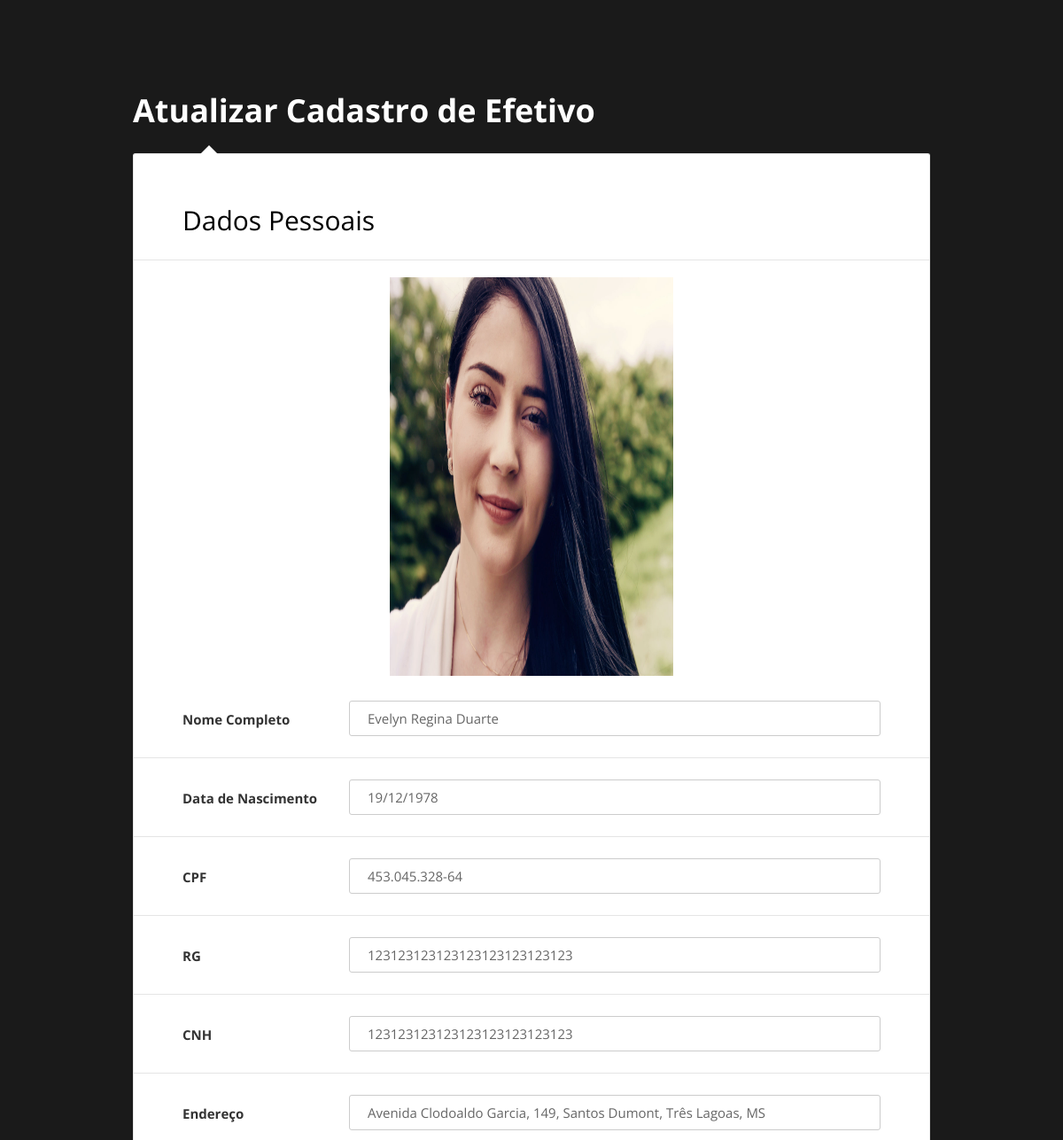
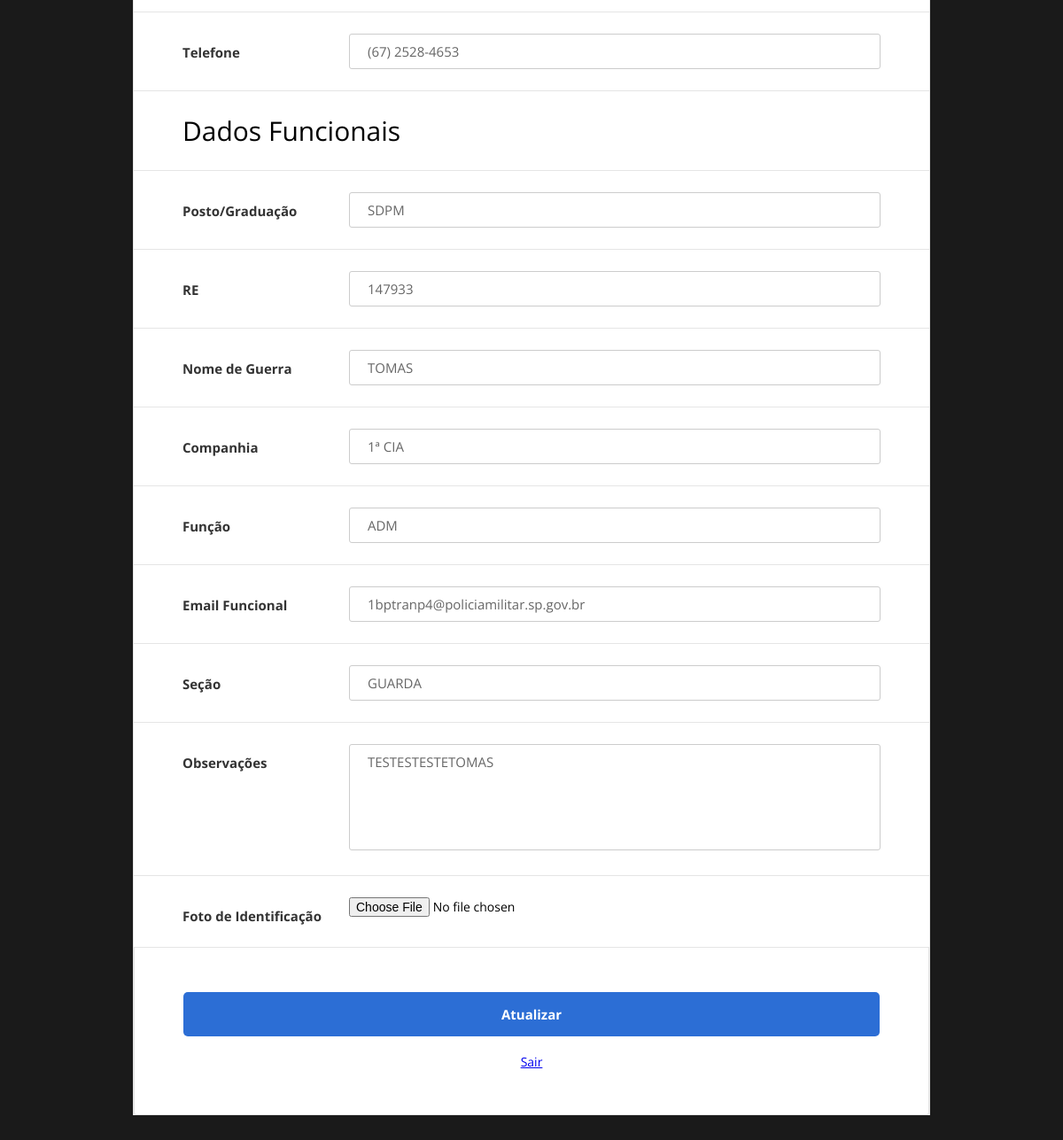
The page /detalhes.php?id=147933 (signed in) on the database its author committed (2 pictures, top to bottom).
### tables this page shows
CREATE TABLE `tb_efetivo` (
  `RE` char(6) NOT NULL,
  `P_G` varchar(255) NOT NULL,
  `QRA` varchar(255) NOT NULL,
  `CIA` varchar(255) NOT NULL,
  `FUNCAO` varchar(255) NOT NULL,
  `ENDERECO` varchar(255) NOT NULL,
  `TELEFONE` varchar(255) NOT NULL,
  `NOME_COMPLETO` varchar(255) NOT NULL,
  `EMAIL_FUNCIONAL` varchar(255) NOT NULL,
  `DATA_NASCIMENTO` varchar(255) NOT NULL,
  `FOTO` varchar(255) NOT NULL,
  `CPF` varchar(255) NOT NULL,
  `RG` varchar(255) NOT NULL,
  `CNH` varchar(255) NOT NULL,
  `OBS` varchar(255) NOT NULL,
  `SECAO` varchar(255) NOT NULL
);

### detalhes.php (the view, shortened to what this page needs)
<?php
include_once('conexao.php');
$id = $_GET['id'];
 ?>
<!DOCTYPE html>
<html lang="pt-br">
<head>
    <link href="css/main.css" rel="stylesheet" media="all">
</head>
<body>
    <div class="page-wrapper bg-dark p-t-100 p-b-50">
        <div class="wrapper wrapper--w900">
            <div class="card card-6">
                <div class="card-heading">
                    <h2 class="title">Atualizar Cadastro de Efetivo</h2>
                </div>
                <div class="card-body">
				<?php
				$rs = $conn->prepare("SELECT * FROM tb_efetivo WHERE re=$id");;
		if($rs->execute()){
				if($rs->rowCount() > 0){
					while($row = $rs->fetch(PDO::FETCH_OBJ)){
					?>
                    <form method="POST" action="update_efetivo_img.php" enctype="multipart/form-data">
                        <div class="form-row">
                            <div class=""><h2>Dados Pessoais</h2></div>
                        </div>
						<center><div class="image2wbmp"> <?php echo "<img src='fotos/".$row->FOTO."' alt='Foto de exibição' width='320' height='450'/><br />"; ?></div></center>
						<div class="form-row">
                            <div class="name">Nome Completo</div>
                            <div class="value">
                                <input class="input--style-6" type="text" name="nome_completo" value="<?php echo $row->NOME_COMPLETO; ?>">
                            </div>
                        </div>
						<div class="form-row">
                            <div class="name">Data de Nascimento</div>
                            <div class="value">
                                <input class="input--style-6" type="text" name="dt_nasc" value="<?php echo $row->DATA_NASCIMENTO; ?>">
                            </div>
                        </div>
						<div class="form-row">
                            <div class="name">CPF</div>
                            <div class="value">
                                <input class="input--style-6" type="text" name="cpf" value="<?php echo $row->CPF; ?>">
                            </div>
                        </div>
						<div class="form-row">
                            <div class="name">RG</div>
                            <div class="value">
                                <input class="input--style-6" type="text" name="rg" value="<?php echo $row->RG; ?>">
                            </div>
                        </div>
						<div class="form-row">
                            <div class="name">CNH</div>
                            <div class="value">
                                <input class="input--style-6" type="text" name="cnh" value="<?php echo $row->CNH; ?>">
                            </div>
                        </div>
						<div class="form-row">
                            <div class="name">Endereço</div>
                            <div class="value">
                                <input class="input--style-6" type="text" name="endereco" value="<?php echo $row->ENDERECO; ?>">
                            </div>
                        </div>
						<div class="form-row">
                            <div class="name">Telefone</div>
                            <div class="value">
                                <input class="input--style-6" type="text" name="telefone" value="<?php echo $row->TELEFONE; ?>">
                            </div>
                        </div>
						<div class="form-row">
                            <div class=""><h2>Dados Funcionais</h2></div>
                        </div>
						<div class="form-row">
                            <div class="name">Posto/Graduação</div>
                            <div class="value">
                                <input class="input--style-6" type="text" name="pg" value="<?php echo $row->P_G; ?>">
                            </div>
                        </div>
						<div class="form-row">
                            <div class="name">RE</div>
                            <div class="value">
                                <input class="input--style-6" type="text" name="re" value="<?php echo $row->RE; ?>">
                            </div>
                        </div>
						<div class="form-row">
                            <div class="name">Nome de Guerra</div>
                            <div class="value">
                                <input class="input--style-6" type="text" name="ng" value="<?php echo $row->QRA; ?>">
                            </div>
                        </div>
						<div class="form-row">
                            <div class="name">Companhia</div>
                            <div class="value">
                                <input class="input--style-6" type="text" name="cia" value="<?php echo $row->CIA; ?>">
                            </div>
                        </div>
						<div class="form-row">
                            <div class="name">Função</div>
                            <div class="value">
                                <input class="input--style-6" type="text" name="funcao" value="<?php echo $row->FUNCAO; ?>">
                            </div>
                        </div>
                        <div class="form-row">
                            <div class="name">Email Funcional</div>
                            <div class="value">
                                <div class="input-group">
                                    <input class="input--style-6" type="email" name="email" placeholder="example@policiamilitar.sp.gov.br" value="<?php echo $row->EMAIL_FUNCIONAL; ?>">
                                </div>
                            </div>
                        </div>
						<div class="form-row">
                            <div class="name">Seção</div>
                            <div class="value">
                                <div class="input-group">
                                    <input class="input--style-6" type="text" name="secao" value="<?php echo $row->SECAO; ?>">
                                </div>
                            </div>
                        </div>
                        <div class="form-row">
                            <div class="name">Observações</div>
                            <div class="value">
                                <div class="input-group">
                                    <textarea class="textarea--style-6" name="obs" placeholder="Digite as observações"><?php echo $row->OBS; ?></textarea>
                                </div>
                            </div>
                        </div>
						<div class="form-row">
                            <div class="name">Foto de Identificação</div>
                            <div class="value">
                                <div class="input-group js-input-file">
									<input type="file" name="foto" value="">
                                </div>
                            </div>
                        </div>
		<?php }}} ?>
						<div class="card-footer" align="center">
                    <input class="btn btn--radius-2 btn--blue-2" type="submit" name="grava" Value="Atualizar"></br></br>
					<a href="tela_efetivo.php">Sair</a>
                </div>
                    </form>
                </div>
            </div>
        </div>
    </div>
</body>
</html>

### css/main.css (style rules this page uses)
.form-row { display: -webkit-box; display: -webkit-flex; display: -moz-box; display: -ms-flexbox; display: flex; -webkit-flex-wrap: wrap; -ms-flex-wrap: wrap; flex-wrap: wrap; -webkit-box-align: start; -webkit-align-items: flex-start; -moz-box-align: start; -ms-flex-align: start; align-items: flex-start; padding: 24px 55px; border-bottom: 1px solid #e5e5e5; }
.form-row .name { width: 188px; color: #333; font-size: 15px; font-weight: 700; margin-top: 11px; }
.form-row .value { width: -webkit-calc(100% - 188px); width: -moz-calc(100% - 188px); width: calc(100% - 188px); }
html { -webkit-box-sizing: border-box; -moz-box-sizing: border-box; box-sizing: border-box; }
* { padding: 0; margin: 0; }
*, *:before, *:after { -webkit-box-sizing: inherit; -moz-box-sizing: inherit; box-sizing: inherit; }
body, h1, h2, h3, h4, h5, h6, blockquote, p, pre, dl, dd, ol, ul, figure, hr, fieldset, legend { margin: 0; padding: 0; }
.page-wrapper { min-height: 100vh; }
body { font-family: "Open Sans", "Arial", "Helvetica Neue", sans-serif; font-weight: 400; font-size: 14px; }
h1, h2, h3, h4, h5, h6 { font-weight: 400; }
h2 { font-size: 30px; }
.bg-dark { background: #1a1a1a; }
.p-t-100 { padding-top: 100px; }
.p-b-50 { padding-bottom: 50px; }
.wrapper { margin: 0 auto; }
.wrapper--w900 { max-width: 900px; }
.btn { display: inline-block; line-height: 50px; padding: 0 30px; -webkit-transition: all 0.4s ease; -o-transition: all 0.4s ease; -moz-transition: all 0.4s ease; transition: all 0.4s ease; cursor: pointer; font-size: 15px; text-transform: capitalize; font-weight: 700; color: #fff; font-family: inherit; }
.btn--radius-2 { -webkit-border-radius: 5px; -moz-border-radius: 5px; border-radius: 5px; }
.btn--blue-2 { background: #2c6ed5; }
input, textarea { outline: none; margin: 0; border: none; -webkit-box-shadow: none; -moz-box-shadow: none; box-shadow: none; width: 100%; font-size: 14px; font-family: inherit; }
textarea { resize: none; }
.input-group { position: relative; margin: 0; }
.input--style-6, .textarea--style-6 { background: transparent; line-height: 38px; border: 1px solid #cccccc; -webkit-border-radius: 3px; -moz-border-radius: 3px; border-radius: 3px; color: #666; font-size: 15px; -webkit-transition: all 0.4s ease; -o-transition: all 0.4s ease; -moz-transition: all 0.4s ease; transition: all 0.4s ease; padding: 0 20px; }
.textarea--style-6 { line-height: 1.2; min-height: 120px; padding: 10px 20px; }
.title { font-size: 36px; font-weight: 700; text-align: left; color: #fff; margin-bottom: 24px; }
.card { -webkit-border-radius: 3px; -moz-border-radius: 3px; border-radius: 3px; background: #fff; }
.card-6 { background: transparent; }
.card-6 .card-heading { background: transparent; }
.card-6 .card-body { background: #fff; position: relative; border: 1px solid #e5e5e5; border-bottom: none; padding: 30px 0; padding-bottom: 0; -webkit-border-top-left-radius: 3px; -moz-border-radius-topleft: 3px; border-top-left-radius: 3px; -webkit-border-top-right-radius: 3px; -moz-border-radius-topright: 3px; border-top-right-radius: 3px; }
.card-6 .card-body:before { bottom: 100%; left: 75px; border: solid transparent; content: ""; height: 0; width: 0; position: absolute; pointer-events: none; border-color: rgba(255, 255, 255, 0); border-bottom-color: #fff; border-width: 10px; }
.card-6 .card-footer { background: #fff; border: 1px solid #e5e5e5; border-top: none; -webkit-border-bottom-left-radius: 3px; -moz-border-radius-bottomleft: 3px; border-bottom-left-radius: 3px; -webkit-border-bottom-right-radius: 3px; -moz-border-radius-bottomright: 3px; border-bottom-right-radius: 3px; padding: 50px 55px; }

### rows shown on the page
tb_efetivo: FOTO (picture), nome_completo "Evelyn Regina Duarte", dt_nasc "19/12/1978", cpf "453.045.328-64", rg "123123123123123123123123123", cnh "123123123123123123123123123", endereco "Avenida Clodoaldo Garcia, 149, Santos Dumont, Três Lagoas, MS", telefone "(67) 2528-4653", pg "SDPM", re "147933", ng "TOMAS", cia "1ª CIA", funcao "ADM", email "1bptranp4@policiamilitar.sp.gov.br", secao "GUARDA", obs "TESTESTESTETOMAS"
